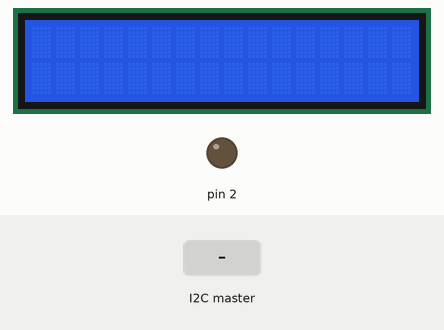
Simulated run of this sketch. Board: Arduino Uno, built with avr-gcc and run on an emulated ATmega328P. Parts: 16×2 character LCD, output pins drawn as LEDs (lit = HIGH). The inputs (shaded band) are chosen by the test bench.

Above: at 1.2 s.
1.3 s: the I2C master sends the byte 1
At 2.2 s:
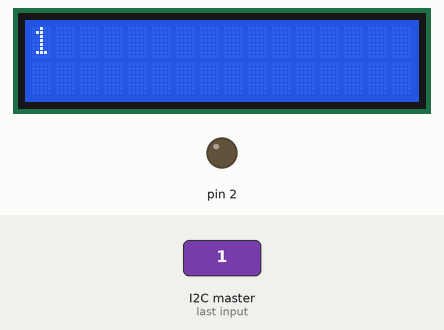
2.8 s: the I2C master sends the byte 0
At 3.4 s:
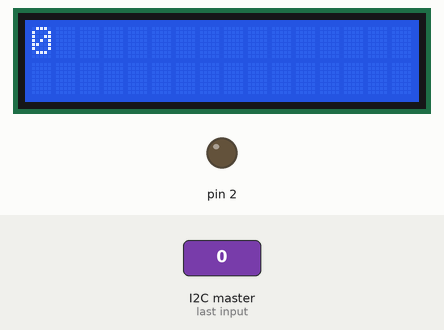
Timing chart, 0 to 5.8 s (numbered marks = the images above; inputs shaded):
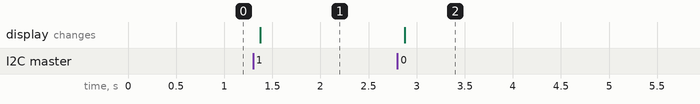

The sketch:

inside.ino
```cpp
/* Inside Elevator Arduino (SLAVE) - LCD */
#include "Wire.h"
#include <LiquidCrystal.h>
#include <stdio.h>
LiquidCrystal lcd(11, 12, 3, 4, 5, 6);
int currentFloor = 0;
int buttonPin = 7;

// variables will change:
int buttonState = 0;

int slave = 2;

const int controller = 0;

void setup() {
  // Starts serial for output
  Serial.begin(9600);

  analogWrite(2,100); // lcd contrast
  lcd.begin(16, 2); // lcd number of columns and rows
  lcd.setCursor(0, 0); // lcd start position

  Wire.begin(slave);

  Wire.onReceive(receiveEvent); // when master sends a message
}

void loop() {

}

// Triggered when the Access gets interrupted to read the message from the Controller
void receiveEvent(int howMany) {
  if (howMany == 1) {  // Extra security check (how many bytes were sent)
    char floor = Wire.read();
    currentFloor = (int) floor;
    printToLCD(currentFloor);
  }

}

void printToLCD(int content) {
  lcd.begin(9,0);
  lcd.print(content);
}
```

Measured:
- after the input at 1.3 s, the display: changes after 0.08 s (image 1)
- after the input at 2.8 s, the display: changes after 0.08 s (image 2)
